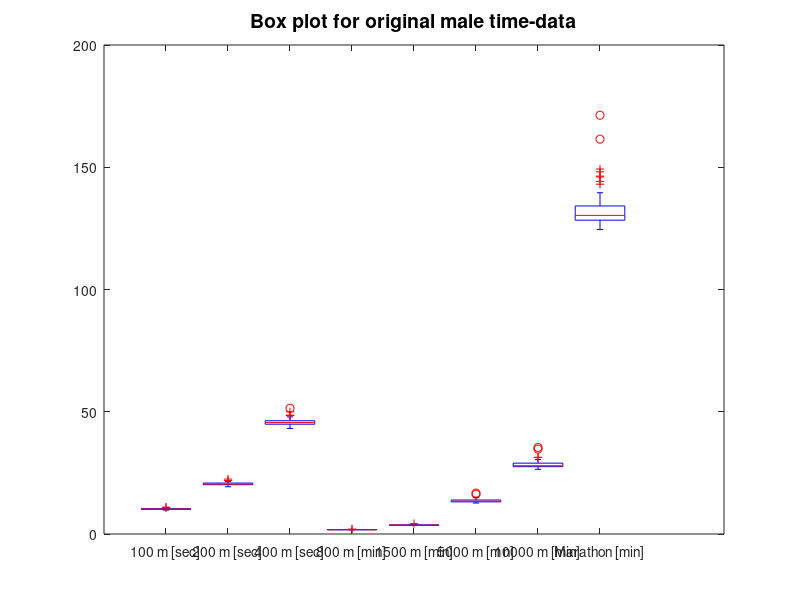
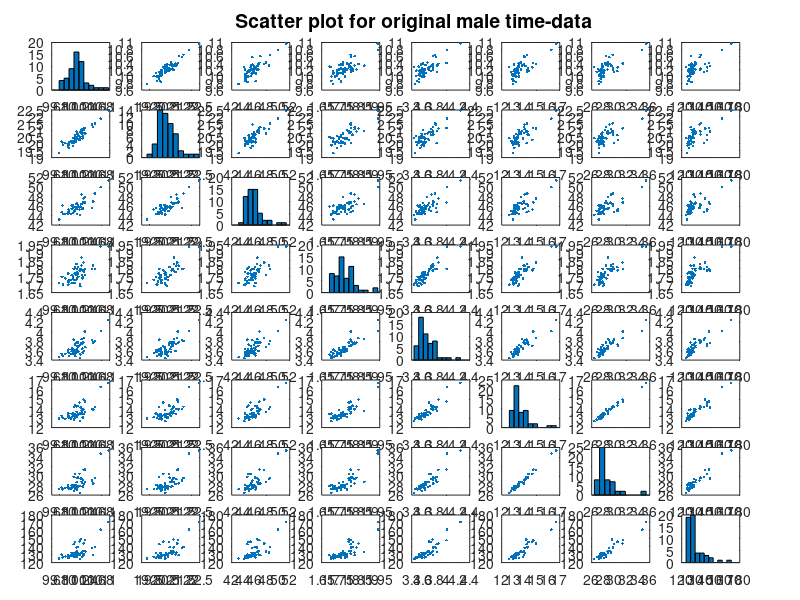
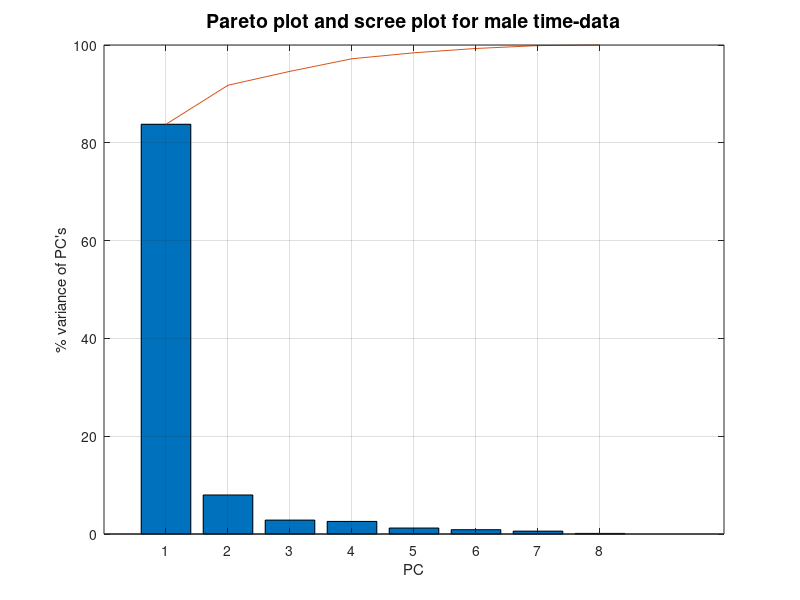
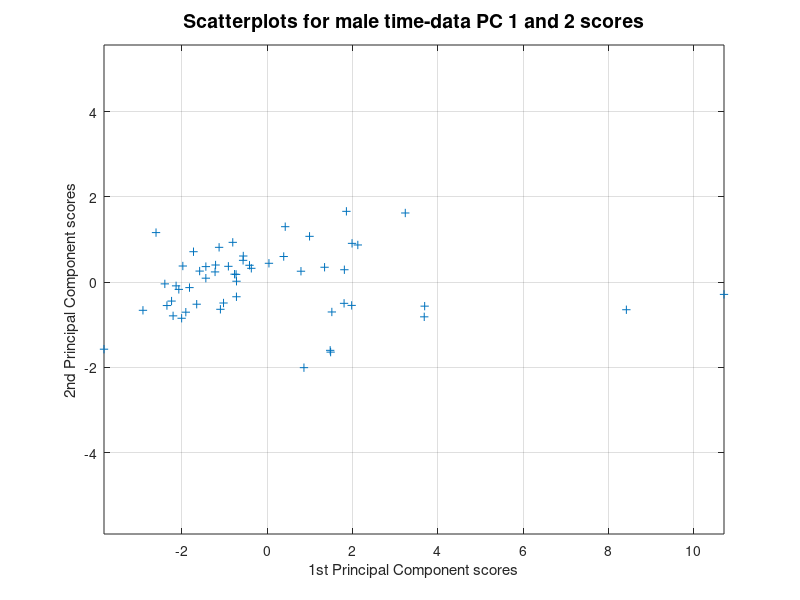

MATLAB code for these plots, in order: (Note: this script raises an error after producing the figures.)
clear;close all;clc;
format compact

load('dataset_problem_8_1.mat');
% NOTE: Country ID numbers is found in the file 'countriesID_problem_8_1.dat'

disp('---------------------------------------------------------------------------------')
disp('Descriptive statistics estimators for male time-data')
disp('---------------------------------------------------------------------------------')
[n p] = size(X_time)
Xmean_time = mean(X_time,1)
S_time = cov(X_time)
R_time = corr(X_time)

figure('Name','Box plot for original male time-data')
boxplot(X_time,'labels',{'100 m [sec]','200 m [sec]','400 m [sec]','800 m [min]','1500 m [min]','5000 m [min]','10000 m [min]','Marathon [min]'}),title('Box plot for original male time-data','Fontsize',14)
figure('Name','Scatter plot for original male time-data')
plotmatrix(X_time),title('Scatter plot for original male time-data','Fontsize',14)
xlabel('100 m                  200 m                   400 m                   800 m                   1500 m                   5000 m                  10000 m                  Marathon','Fontsize',14)
ylabel('Marat.     10000     5000       1500        800        400        200        100','Fontsize',14)

disp('---------------------------------------------------------------------------------')
disp('PCA on R for male time-data')
disp('---------------------------------------------------------------------------------')
[E_R_time LAMBDA_R_time E_R_time] = svd(R_time);
E_R_time = sign(E_R_time(1,1))*E_R_time;
LAMBDA_R_time,E_R_time

disp('---------------------------------------------------------------------------------')
disp('Variance explained by principal components')
disp('---------------------------------------------------------------------------------')
PC_R_time_percent_explained = 100*diag(LAMBDA_R_time)/sum(diag(LAMBDA_R_time))
figure('Name','Pareto plot for male time-data')
bar(1:p,PC_R_time_percent_explained),xlabel('PC'),ylabel('% variance of PC''s'), hold on
title('Pareto plot and scree plot for male time-data','Fontsize',14)
accumulated = zeros(1,p);
accumulated(1) = PC_R_time_percent_explained(1);
for i = 2:p
    accumulated(i) = sum(PC_R_time_percent_explained(1:i));
end
plot(1:p,accumulated),grid
hold off

V = diag(diag(S_time));

disp('---------------------------------------------------------------------------------')
disp('Loadings for PC 1')
disp('---------------------------------------------------------------------------------')
PC_1_R_time_loadings_Z_variables = E_R_time(:,1)'
PC_1_R_time_loadings_X_variables = ((V^(-1/2))*E_R_time(:,1))'

disp('---------------------------------------------------------------------------------')
disp('Ranking of observations by PC 1')
disp('---------------------------------------------------------------------------------')
Z_time = zscore(X_time);
PC_1_R_time_scores_Z_variables = Z_time*PC_1_R_time_loadings_Z_variables';
[time_rank_Z index_Z] = sort(PC_1_R_time_scores_Z_variables);
time_rank_index_Z = (index_Z(1:10))'
PC_1_R_time_scores_X_variables = (X_time - ones(n,1)*mean(X_time))*PC_1_R_time_loadings_X_variables';
[time_rank_X index_X] = sort(PC_1_R_time_scores_X_variables);
time_rank_index_X = (index_X(1:10))'
disp('---------------------------------------------------------------------------------')
disp('Variance explained by PC 1')
disp('---------------------------------------------------------------------------------')
PC_1_R_time_variance = LAMBDA_R_time(1,1)
PC_1_R_time_variance_explained_ratio = PC_1_R_time_variance/trace(LAMBDA_R_time)

disp('---------------------------------------------------------------------------------')
disp('Loadings for PC 2')
disp('---------------------------------------------------------------------------------')
PC_2_R_time_loadings_Z_variables = E_R_time(:,2)'
PC_2_R_time_loadings_X_variables = ((V^(-1/2))*E_R_time(:,2))'

disp('---------------------------------------------------------------------------------')
disp('Ranking of observations by PC 2')
disp('---------------------------------------------------------------------------------')
PC_2_R_time_scores_Z_variables = Z_time*PC_2_R_time_loadings_Z_variables';
[time_rank_Z index_Z] = sort(PC_2_R_time_scores_Z_variables);
time_rank_index_Z = (index_Z(1:10))'
PC_2_R_time_scores_X_variables = (X_time - ones(n,1)*mean(X_time))*PC_2_R_time_loadings_X_variables';
[time_rank_X index_X] = sort(PC_2_R_time_scores_X_variables);
time_rank_index_X = (index_X(1:10))'

disp('---------------------------------------------------------------------------------')
disp('Variance explained by PC 1 and 2')
disp('---------------------------------------------------------------------------------')
PC_2_R_time_variance = LAMBDA_R_time(2,2)
PC_1_2_R_time_variance_explained_ratio = (PC_1_R_time_variance+PC_2_R_time_variance)/trace(LAMBDA_R_time)

figure('Name','Scatterplots for male time-data PC 1 and 2 scores')
plot(PC_1_R_time_scores_Z_variables,PC_2_R_time_scores_Z_variables,'+'),grid,axis equal  %X-scores same result
title('Scatterplots for male time-data PC 1 and 2 scores','Fontsize',14)
xlabel('1st Principal Component scores')
ylabel('2nd Principal Component scores')

figure('Name','Bi-plot for male time-data PC 1 and 2 scores and loadings') 
names = char('100','200','400','800','1500','5000','10000','Marathon');
biplot(E_R_time(:,1:2),'scores',[PC_1_R_time_scores_Z_variables PC_2_R_time_scores_Z_variables],'varlabels',names)
title('Bi-plot for male time-data PC 1 and 2 scores and loadings','Fontsize',14)

figure('Name','Bi-plot for male time-data PC 1, 2 and 3 scores and loadings')
PC_3_R_time_loadings_Z_variables = E_R_time(:,3)';
PC_3_R_time_scores_Z_variables = Z_time*PC_3_R_time_loadings_Z_variables';
biplot(E_R_time(:,1:3),'scores',[PC_1_R_time_scores_Z_variables PC_2_R_time_scores_Z_variables PC_3_R_time_scores_Z_variables],'varlabels',names)
title('Bi-plot for male time-data PC 1, 2 and 3 scores and loadings','Fontsize',14)

disp('---------------------------------------------------------------------------------')
disp('Correlation between PC 1 and 2 and original variables')
disp('---------------------------------------------------------------------------------')
Correlations_PC_1_R_time_versus_Z_or_X_variables = sqrt(LAMBDA_R_time(1,1))*PC_1_R_time_loadings_Z_variables
Correlations_PC_2_R_time_versus_Z_or_X_variables = sqrt(LAMBDA_R_time(2,2))*PC_2_R_time_loadings_Z_variables
figure('Name','Circle diagram for correlation between time-data PC 1 and 2 and original variables') 
t = 0:.01:pi;
x = cos(t);
y = sin(t);
plot(x,y,'k','LineWidth',3),axis square,title('Circle diagram for correlation between time-data PC 1 and 2 and original variables','Fontsize',14),grid,xlim([-1.2 1.2]),ylim([-1.2 1.2])
xlabel('Correlation with PC 1','Fontsize',14),ylabel('Correlation with PC 2','Fontsize',14)
hold on
plot(x,-y,'k','LineWidth',3);
plot(Correlations_PC_1_R_time_versus_Z_or_X_variables, Correlations_PC_2_R_time_versus_Z_or_X_variables,'r+','Linewidth',10)
text(0.93,0.45,'100','Fontsize',12)
text(0.75,0.38,'200','Fontsize',12)
text(0.73,0.28,'400','Fontsize',12)
text(0.77,-0.07,'800','Fontsize',12)
text(0.77,-0.15,'1500','Fontsize',12)
text(0.78,-0.24,'5000','Fontsize',12)
text(0.98,-0.27,'10000','Fontsize',12)
text(0.7,-0.31,'Marath','Fontsize',12)
text(-0.5,0.7,'Since        {\Sigma}_j_=_1_._._p r^2(X_i,PC_j) = 1','Fontsize',14)
text(-0.5,0.55,'it follows   r^2(X_i,PC_1) + r^2(X_i,PC_2) {\leq} 1','Fontsize',14)
hold off

disp('---------------------------------------------------------------------------------')
disp('Approx. simult. Bonferroni CI for variances of time-data PC 1 and 2')
disp('---------------------------------------------------------------------------------')
alpha = 0.1
psim = 2;
alpha_bonf = alpha/psim
CI_approx_lambda_1 = LAMBDA_R_time(1,1)./[1+norminv(1-alpha_bonf/2)*sqrt(2/n) 1 1-norminv(1-alpha_bonf/2)*sqrt(2/n)]
CI_approx_lambda_2 = LAMBDA_R_time(2,2)./[1+norminv(1-alpha_bonf/2)*sqrt(2/n) 1 1-norminv(1-alpha_bonf/2)*sqrt(2/n)]
disp('---------------------------------------------------------------------------------')

disp('---------------------------------------------------------------------------------')
disp('  ')
%------------------------------------------------------------------------------------------------------------------------
%------------------------------------------------------------------------------------------------------------------------
%------------------------------------------------------------------------------------------------------------------------

disp('-------------------------------------------------------------------------------------------------------------------')
disp('-------------------------------------------------------------------------------------------------------------------')
disp('-------------------------------------------------------------------------------------------------------------------')

disp('  ')
disp('---------------------------------------------------------------------------------')
disp('Descriptive statistics estimators for male speed-data')
disp('---------------------------------------------------------------------------------')
X_speed(:,1) = 100./X_time(:,1);
X_speed(:,2) = 200./X_time(:,2);
X_speed(:,3) = 400./X_time(:,3);
X_speed(:,4) = 800./(60*X_time(:,4));
X_speed(:,5) = 1500./(60*X_time(:,5));
X_speed(:,6) = 5000./(60*X_time(:,6));
X_speed(:,7) = 10000./(60*X_time(:,7));
X_speed(:,8) = 42195./(60*X_time(:,8));
Xmean_speed = mean(X_speed,1)
S_speed = cov(X_speed)
R_speed = corr(X_speed)

figure('Name','Box plot for original male speed-data')
boxplot(X_speed,'labels',{'100 m [m/sec]','200 m [m/sec]','400 m [m/sec]','800 m [m/sec]','1500 m [m/sec]','5000 m [m/sec]','10000 m [m/sec]','Marathon [m/sec]'}),title('Box plot for original male speed-data','Fontsize',14)
figure('Name','Scatter plot for original male speed-data')
plotmatrix(X_speed),title('Scatter plot for original male speed-data','Fontsize',14)
xlabel('100 m                  200 m                   400 m                   800 m                   1500 m                   5000 m                  10000 m                  Marathon','Fontsize',14)
ylabel('Marat.     10000     5000       1500        800        400        200        100','Fontsize',14)

disp('---------------------------------------------------------------------------------')
disp('PCA on S for male speed-data')
disp('---------------------------------------------------------------------------------')
[E_S_speed LAMBDA_S_speed E_S_speed] = svd(S_speed);
E_S_speed = sign(E_S_speed(1,1))*E_S_speed;
LAMBDA_S_speed,E_S_speed

disp('---------------------------------------------------------------------------------')
disp('Variance explained by principal components')
disp('---------------------------------------------------------------------------------')
PC_S_speed_percent_explained = 100*diag(LAMBDA_S_speed)/sum(diag(LAMBDA_S_speed))
figure('Name','Pareto plot for male speed-data')
bar(1:p,PC_S_speed_percent_explained),xlabel('PC'),ylabel('% variance of PC''s'), hold on
title('Pareto plot and scree plot for male speed-data','Fontsize',14)
accumulated = zeros(1,p);
accumulated(1) = PC_S_speed_percent_explained(1);
for i = 2:p
    accumulated(i) = sum(PC_S_speed_percent_explained(1:i));
end
plot(1:p,accumulated),grid
hold off

disp('---------------------------------------------------------------------------------')
disp('Loadings for PC 1')
disp('---------------------------------------------------------------------------------')
PC_1_S_speed_loadings_X_variables = (E_S_speed(:,1))'

disp('---------------------------------------------------------------------------------')
disp('Ranking of observations by PC 1')
disp('---------------------------------------------------------------------------------')
PC_1_S_speed_scores_X_variables = (X_speed - ones(n,1)*mean(X_speed))*PC_1_S_speed_loadings_X_variables';
[speed_rank_X index_X] = sort(PC_1_S_speed_scores_X_variables,'descend');
speed_rank_index_X = (index_X(1:10))'

disp('---------------------------------------------------------------------------------')
disp('Variance explained by PC 1')
disp('---------------------------------------------------------------------------------')
PC_1_S_speed_variance = LAMBDA_S_speed(1,1)
PC_1_S_speed_variance_explained_ratio = PC_1_S_speed_variance/trace(LAMBDA_S_speed)

disp('---------------------------------------------------------------------------------')
disp('Loadings for PC 2')
disp('---------------------------------------------------------------------------------')
PC_2_S_speed_loadings_X_variables = (E_S_speed(:,2))'

disp('---------------------------------------------------------------------------------')
disp('Ranking of observations by PC 2')
disp('---------------------------------------------------------------------------------')
PC_2_S_speed_scores_X_variables = (X_speed - ones(n,1)*mean(X_speed))*PC_2_S_speed_loadings_X_variables';
[speed_rank_X index_X] = sort(PC_2_S_speed_scores_X_variables,'descend');
speed_rank_index_X = (index_X(1:10))'

disp('---------------------------------------------------------------------------------')
disp('Variance explained by PC 1 and 2')
disp('---------------------------------------------------------------------------------')
PC_2_S_speed_variance = LAMBDA_S_speed(2,2)
PC_1_2_S_speed_variance_explained_ratio = (PC_1_S_speed_variance+PC_2_S_speed_variance)/trace(LAMBDA_S_speed)

figure('Name','Scatterplots for male speed-data PC 1 and 2 scores')
plot(PC_1_S_speed_scores_X_variables,PC_2_S_speed_scores_X_variables,'+'),grid,axis equal  %X-scores same result
title('Scatterplots for male speed-data PC 1 and 2 scores','Fontsize',14)
xlabel('1st Principal Component scores')
ylabel('2nd Principal Component scores')

figure('Name','Bi-plot for male speed-data PC 1 and 2 scores and loadings') 
names = char('100','200','400','800','1500','5000','10000','Marathon');
biplot(E_S_speed(:,1:2),'scores',[PC_1_S_speed_scores_X_variables PC_2_S_speed_scores_X_variables],'varlabels',names)
title('Bi-plot for male speed-data PC 1 and 2 scores and loadings','Fontsize',14)

figure('Name','Bi-plot for male speed-data PC 1, 2 and 3 scores and loadings')
PC_3_S_speed_loadings_X_variables = (E_S_speed(:,3))';
PC_3_S_speed_scores_X_variables = (X_speed - ones(n,1)*mean(X_speed))*PC_3_S_speed_loadings_X_variables';
biplot(E_S_speed(:,1:3),'scores',[PC_1_S_speed_scores_X_variables PC_2_S_speed_scores_X_variables PC_3_S_speed_scores_X_variables],'varlabels',names)
title('Bi-plot for male speed-data PC 1, 2 and 3 scores and loadings','Fontsize',14)

disp('---------------------------------------------------------------------------------')
disp('Correlation between PC 1 and 2 and original variables')
disp('---------------------------------------------------------------------------------')
Correlations_PC_1_S_speed_versus_X_variables = sqrt(LAMBDA_S_speed(1,1))*PC_1_S_speed_loadings_X_variables./(sqrt(diag(S_speed)))'
Correlations_PC_2_S_speed_versus_X_variables = sqrt(LAMBDA_S_speed(2,2))*PC_2_S_speed_loadings_X_variables./(sqrt(diag(S_speed)))'
figure('Name','Circle diagram for correlation between speed-data PC 1 and 2 and original variables') 
t = 0:.01:pi;
x = cos(t);
y = sin(t);
plot(x,y,'k','LineWidth',3),axis square,title('Circle diagram for correlation between speed-data PC 1 and 2 and original variables','Fontsize',14),grid,xlim([-1.2 1.2]),ylim([-1.2 1.2])
xlabel('Correlation with PC 1','Fontsize',14),ylabel('Correlation with PC 2','Fontsize',14)
hold on
plot(x,-y,'k','LineWidth',3);
plot(Correlations_PC_1_S_speed_versus_X_variables,Correlations_PC_2_S_speed_versus_X_variables,'r+','Linewidth',10)
text(0.92,0.44,'100','Fontsize',12)
text(0.68,0.44,'200','Fontsize',12)
text(0.7,0.38,'400','Fontsize',12)
text(0.75,0.033,'800','Fontsize',12)
text(0.78,-0.05,'1500','Fontsize',12)
text(0.8,-0.18,'5000','Fontsize',12)
text(1,-0.22,'10000','Fontsize',12)
text(0.72,-0.27,'Marath','Fontsize',12)
text(-0.5,0.7,'Since        {\Sigma}_j_=_1_._._p r^2(X_i,PC_j) = 1','Fontsize',14)
text(-0.5,0.55,'it follows   r^2(X_i,PC_1) + r^2(X_i,PC_2) {\leq} 1','Fontsize',14)
hold off

disp('---------------------------------------------------------------------------------')
disp('Approx. simult. Bonferroni CI for variances of speed-data PC 1 and 2')
disp('---------------------------------------------------------------------------------')
alpha = 0.1
psim = 2;
alpha_bonf = alpha/psim
CI_approx_lambda_1 = LAMBDA_S_speed(1,1)./[1+norminv(1-alpha_bonf/2)*sqrt(2/n) 1 1-norminv(1-alpha_bonf/2)*sqrt(2/n)]
CI_approx_lambda_2 = LAMBDA_S_speed(2,2)./[1+norminv(1-alpha_bonf/2)*sqrt(2/n) 1 1-norminv(1-alpha_bonf/2)*sqrt(2/n)]
disp('---------------------------------------------------------------------------------')
%------------------------------------------------------------------------------------------------------------------------
